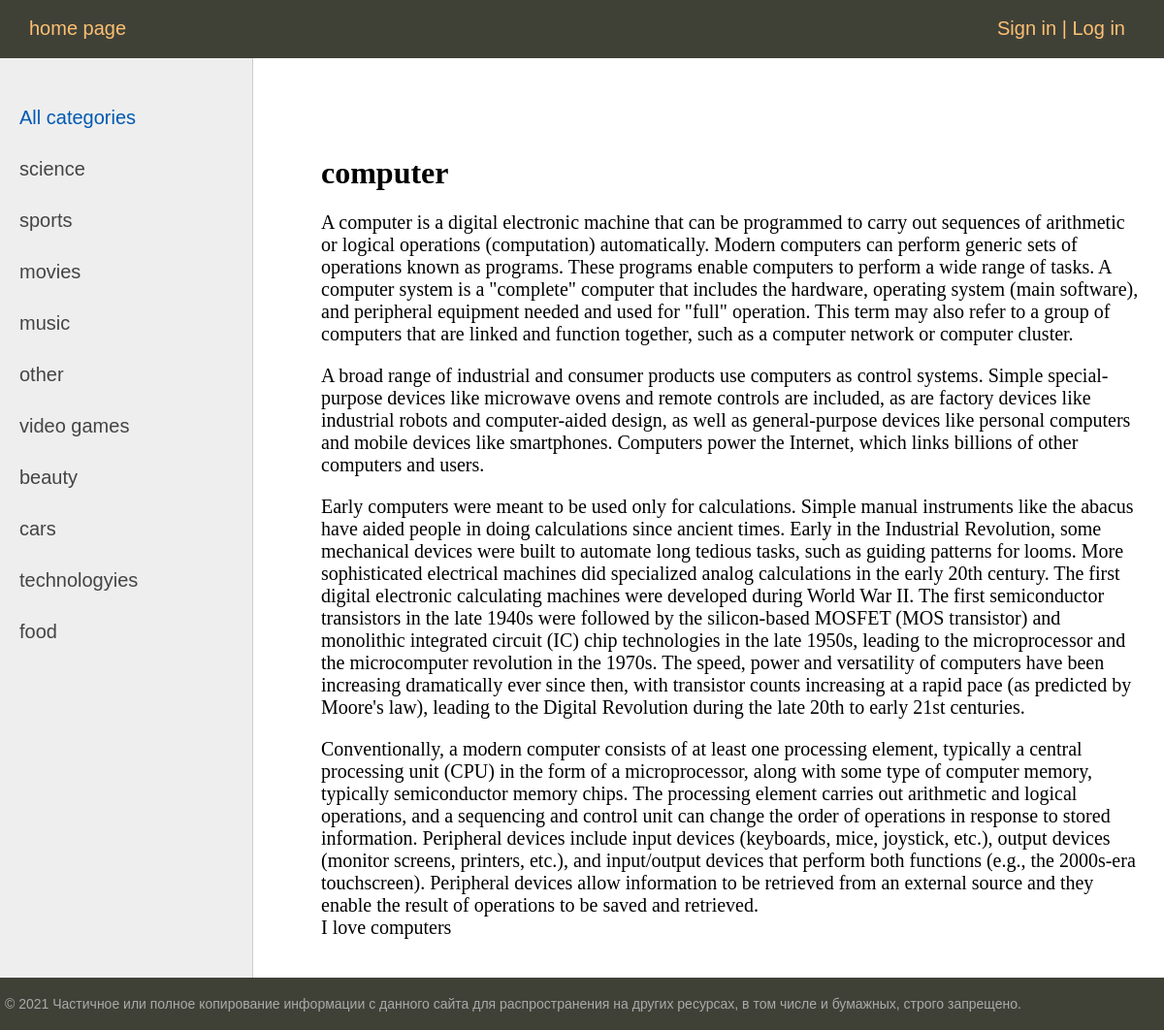
The app's page /article/computer/ with its own data.
### articles_feed/models.py (models this page shows, shortened)
class Category(models.Model):
    name = models.CharField(max_length=100, db_index=True)
    slug = models.SlugField(max_length=255, unique=True, db_index=True, verbose_name="URL")
    def get_absolute_url(self):
        return reverse('category', kwargs={'cat_slug': self.slug})
    class Meta:
        verbose_name = 'Category'
        verbose_name_plural = 'Category'
        ordering = ['id']

class Article(models.Model):
    title = models.CharField(max_length=255)
    slug = models.SlugField(max_length=255, unique=True, db_index=True, verbose_name="URL")
    content = models.TextField(blank=True)
    time_create = models.DateTimeField(auto_now_add=True)
    time_update = models.DateTimeField(auto_now=True)
    is_published = models.BooleanField(default=True)
    cat = models.ForeignKey('Category', on_delete=models.CASCADE, verbose_name='Category')
    user = models.ForeignKey(User, on_delete=models.CASCADE, verbose_name='User', null=True)
    def __str__(self):
        return self.title
    class Meta:
        verbose_name = 'Articles'
        verbose_name_plural = 'Articles'
        ordering = ['-time_update', 'title']

### articles_feed/views.py (the view)
# urls.py: path('article/<slug:article_slug>/', ShowArticle.as_view(), name='article'),
class ShowArticle(DataMixin, DetailView):
    model = Article
    template_name = 'articles_feed/article.html'
    slug_url_kwarg = 'article_slug'
    context_object_name = 'article'
    def get_context_data(self, *, object_list=None, **kwargs):
        context = super().get_context_data(**kwargs)
        c_def = self.get_user_context(title=context['article'])
        return dict(list(context.items()) + list(c_def.items()))

### articles_feed/utils.py (called while the page is built)
    def get_user_context(self, **kwargs):
        context = kwargs
        cats = Category.objects.all()
        user_menu = menu.copy()
        if not self.request.user.is_authenticated:
            user_menu.pop(1)
            user_menu.pop(1)
        context['menu'] = user_menu
        context['cats'] = cats
        if 'cat_selected' not in context:
            context['cat_selected'] = 0
        return context

### articles_feed/templates/articles_feed/article.html
{% extends 'articles_feed/base.html' %}
{% block content %}
<h1>{{article.title}}</h1>
{{article.content|linebreaks}}
{% endblock content %}

### articles_feed/templates/articles_feed/base.html (shortened to what this page needs)
{% load static  %}
{% load article_feed_tags %}
<!DOCTYPE html>
<html lang="en">
<head>
    <link type="text/css" href="{% static 'articles_feed/css/styles.css' %}" rel="stylesheet"/>
</head>
<body>
{% block mainmenu %}
		<div class="header">
			<ul id="mainmenu" class="mainmenu">
{% for m in menu %}
			<li><a href="{% url m.url_name %}">{{m.title}}</a></li>
{% endfor %}
                {% if request.user.is_authenticated %}
                <li class="last"> {{user.username}} | <a href="{% url 'logout' %}">Log out</a> </li>
                {% else %}
				<li class="last"><a href="{% url 'register' %}">Sign in</a> | <a href="{% url 'login' %}">Log in</a></li>
                {% endif %}
			</ul>
		</div>
{% endblock mainmenu %}
<table class="table-content" border="0" cellspacing="0" cellpadding="0">
    <tr>
    <td valign="top" class="left-chapters">
    <ul id="leftchapters">
{% if cat_selected == 0 %}
        <li class="selected">All categories</li>
{% else %}
        <li><a href="{% url 'home' %}">All categories</a></li>
{% endif %}
{% for c in cats %}
    {% if c.pk == cat_selected %}
        <li class="selected">{{c.name}}</li>
    {% else %}
        <li><a href="{{ c.get_absolute_url }}">{{c.name}}</a></li>
    {% endif%}
{% endfor %}
    </ul>
    </td>
<td valign="top" class="content">
	<div class="content-text">
{% block content %}
{% endblock %}
	</div>
</td></tr></table>
<tr><td valign=top>
	<div id="footer">
		<p>&copy; 2021 Частичное или полное копирование информации с данного сайта для распространения на других ресурсах, в том числе и бумажных, строго запрещено.</p>
	</div>
</td></tr>
</body>
</html>

### articles_feed/static/articles_feed/css/styles.css (style rules this page uses)
html, body { font-family: 'Arial'; margin: 0; padding: 0; height: 100%; width: 100%; color: #444; }
a { color: #0059b2; text-decoration: none; }
.header { background: #3F4137; height: 60px; }
ul.mainmenu { list-style: none; margin: 0; padding: 0; height: 60px; color: #fdc073; font-size: 20px; overflow: hidden; }
ul.mainmenu li { float: left; margin: 18px 40px 0 30px; }
ul.mainmenu li.last { float: right; }
ul.mainmenu li a { color: #fdc073; text-decoration: none; }
.table-content { width: 100%; min-height: 100%; height: 100%; }
.left-chapters { margin: 0; background: #eee; border-right: 1px solid #ccc; min-height: 100%; }
.left-chapters ul { width: 230px; min-height: 100%; margin: 0; padding: 20px 10px 10px 20px; list-style: none; font-size: 20px; }
.left-chapters ul li { margin: 30px 0 0 0; color: #999; }
.left-chapters ul li.selected { color: #0059b2; }
.left-chapters ul li a { color: #444; text-decoration: none; }
.content { padding: 40px 20px 20px 40px; width: 100%; box-sizing: border-box; }
.content-text { margin: 60px 0 0 30px; color: #000; font-size: 20px; font-family: Yandex Sans Display Light; }
.content-text h1 { font-size: 32px; }
#footer { box-sizing: border-box; background: #3F4137; padding: 5px; color: #aaa; font-size: 14px; font-family: Verdana, Geneva, Arial, Helvetica; text-align: left; overflow: hidden; }

### records on screen
Category: name "science"
Category: name "sports"
Category: name "movies"
Category: name "music"
Category: name "other"
Category: name "video games"
Category: name "beauty"
Category: name "cars"
Category: name "technologyies"
Category: name "food"
Article: title "computer", content "A computer is a digital electronic machine that can be programmed to carry out sequences of arithmetic or logical operations (computation) automatically. Modern computers can perform generic sets of operations known as programs. These programs enable computers to perform a wide range of tasks. A computer system is a \"complete\" computer that includes the hardware, operating system (main software), and peripheral equipment needed and used for \"full\" operation. This term may also refer to a group of computers that are linked and function together, such as a computer network or computer cluster. A broad range of industrial and consumer products use computers as control systems. Simple…"

### other values on screen
{{ m.title }} "home page"
